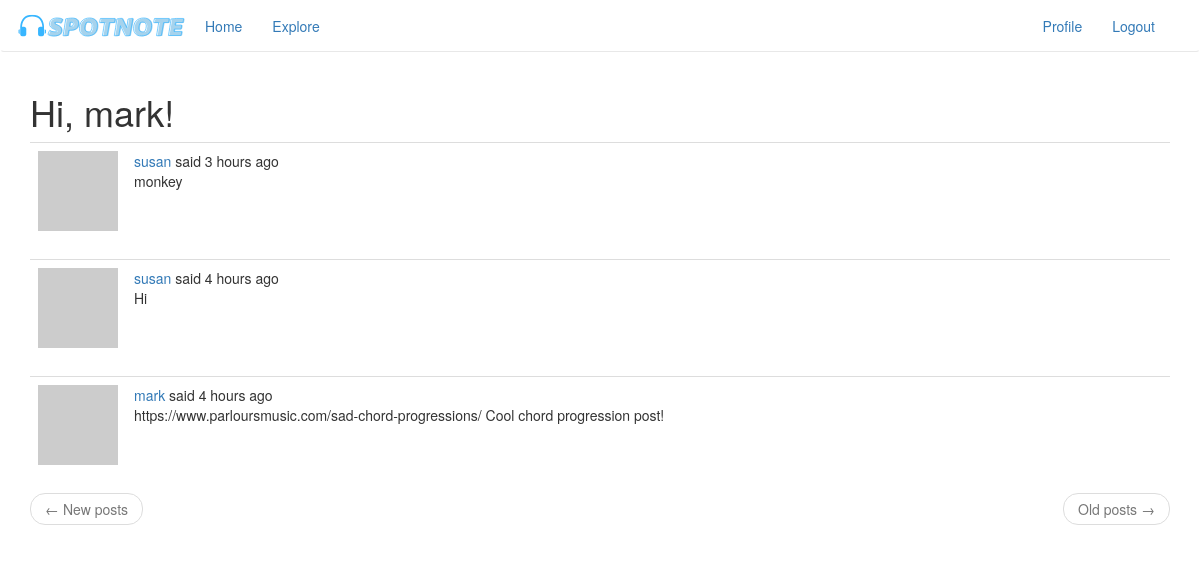
Page /explore (signed in) on the committed database.
### app/models.py (models this page shows, shortened)
class PaginatedAPIMixin(object):
    @staticmethod
    def to_collection_dict(query, page, per_page, endpoint, **kwargs):
        resources = query.paginate(page, per_page, False)
        data = {
            'items': [item.to_dict() for item in resources.items],
            '_meta': {
                'page': page,
                'per_page': per_page,
                'total_pages': resources.pages,
                'total_items': resources.total
            },
            '_links': {
                'self': url_for(endpoint, page=page, per_page=per_page,
                                **kwargs),
                'next': url_for(endpoint, page=page + 1, per_page=per_page,
                                **kwargs) if resources.has_next else None,
                'prev': url_for(endpoint, page=page - 1, per_page=per_page,
                                **kwargs) if resources.has_prev else None
            }
        }
        return data

class User(UserMixin, PaginatedAPIMixin, db.Model):
    id = db.Column(db.Integer, primary_key=True)
    username = db.Column(db.String(64), index=True, unique=True)
    email = db.Column(db.String(120), index=True, unique=True)
    password_hash = db.Column(db.String(128))
    posts = db.relationship('Post', backref='author', lazy='dynamic')
    about_me = db.Column(db.String(140))
    last_seen = db.Column(db.DateTime, default=datetime.utcnow)
    token = db.Column(db.String(32), index=True, unique=True)
    token_expiration = db.Column(db.DateTime)
    followed = db.relationship(
        'User', secondary=followers,
        primaryjoin=(followers.c.follower_id == id),
        secondaryjoin=(followers.c.followed_id == id),
        backref=db.backref('followers', lazy='dynamic'), lazy='dynamic')
    messages_sent = db.relationship('Message',
                                    foreign_keys='Message.sender_id',
                                    backref='author', lazy='dynamic')
    messages_received = db.relationship('Message',
                                        foreign_keys='Message.recipient_id',
                                        backref='recipient', lazy='dynamic')
    last_message_read_time = db.Column(db.DateTime)
    notifications = db.relationship('Notification', backref='user',
                                    lazy='dynamic')
    tasks = db.relationship('Task', backref='user', lazy='dynamic')
    def avatar(self, size):
        digest = md5(self.email.lower().encode('utf-8')).hexdigest()
        return 'https://www.gravatar.com/avatar/{}?d=identicon&s={}'.format(
            digest, size)

class SearchableMixin(object):
    @classmethod
    def before_commit(cls, session):
        session._changes = {
            'add': list(session.new),
            'update': list(session.dirty),
            'delete': list(session.deleted)
        }
    @classmethod
    def after_commit(cls, session):
        for obj in session._changes['add']:
            if isinstance(obj, SearchableMixin):
                add_to_index(obj.__tablename__, obj)
        for obj in session._changes['update']:
            if isinstance(obj, SearchableMixin):
                add_to_index(obj.__tablename__, obj)
        for obj in session._changes['delete']:
            if isinstance(obj, SearchableMixin):
                remove_from_index(obj.__tablename__, obj)
        session._changes = None

class Post(SearchableMixin, db.Model):
    __searchable__ = ['body']
    id = db.Column(db.Integer, primary_key=True)
    body = db.Column(db.String(140))
    timestamp = db.Column(db.DateTime, index=True, default=datetime.utcnow)
    user_id = db.Column(db.Integer, db.ForeignKey('user.id'))
    language = db.Column(db.String(5))

### app/main/routes.py (the view)
@bp.route('/explore')
@login_required
def explore():
    page = request.args.get('page', 1, type=int)
    posts = Post.query.order_by(Post.timestamp.desc()).paginate(
        page, current_app.config['POSTS_PER_PAGE'], False)
    next_url = url_for('main.explore', page=posts.next_num) \
        if posts.has_next else None
    prev_url = url_for('main.explore', page=posts.prev_num) \
        if posts.has_prev else None
    return render_template('index.html', title=_('Explore'),
                           posts=posts.items, next_url=next_url,
                           prev_url=prev_url)

### app/main/routes.py (called while the page is built)
@bp.before_app_request
def before_request():
    if current_user.is_authenticated:
        current_user.last_seen = datetime.utcnow()
        db.session.commit()
        g.search_form = SearchForm()
    g.locale = str(get_locale())

### app/models.py (called while the page is built)
@login.user_loader
def load_user(id):
    return User.query.get(int(id))

### app/templates/index.html (shortened to what this page needs)
{% extends "base.html" %}
{% import 'bootstrap/wtf.html' as wtf %}
{% block app_content %}
    <h1>{{ _('Hi, %(username)s!', username=current_user.username) }}</h1>
    {% for post in posts %}
        {% include '_post.html' %}
    {% endfor %}
    <nav aria-label="...">
        <ul class="pager">
            <li class="previous{% if not prev_url %} disabled{% endif %}">
                <a href="{{ prev_url or '#' }}">
                    <span aria-hidden="true">&larr;</span> {{ _('New posts') }}
                </a>
            </li>
            <li class="next{% if not next_url %} disabled{% endif %}">
                <a href="{{ next_url or '#' }}">
                    {{ _('Old posts') }} <span aria-hidden="true">&rarr;</span>
                </a>
            </li>
        </ul>
    </nav>
{% endblock %}

### app/templates/_post.html (shortened to what this page needs)
    <table class="table table-hover">
        <tr>
            <td width="75px">
                <a href="{{ url_for('main.user', username=post.author.username) }}">
                    <img src="{{ post.author.avatar(70) }}" />
                </a>
            </td>
            <td>
                {{ _('%(username)s said %(when)s',
                    username=user_link, when=moment(post.timestamp).fromNow()) }}
                <br>
                <span id="post{{ post.id }}">{{ post.body }}</span>
                {% if post.language and post.language != g.locale %}
                <br><br>
                {% endif %}
            </td>
        </tr>
    </table>

### rows in the picture
Post: body "monkey"
Post: body "Hi"
Post: body "https://www.parloursmusic.com/sad-chord-progressions/ Cool chord progression post!"
